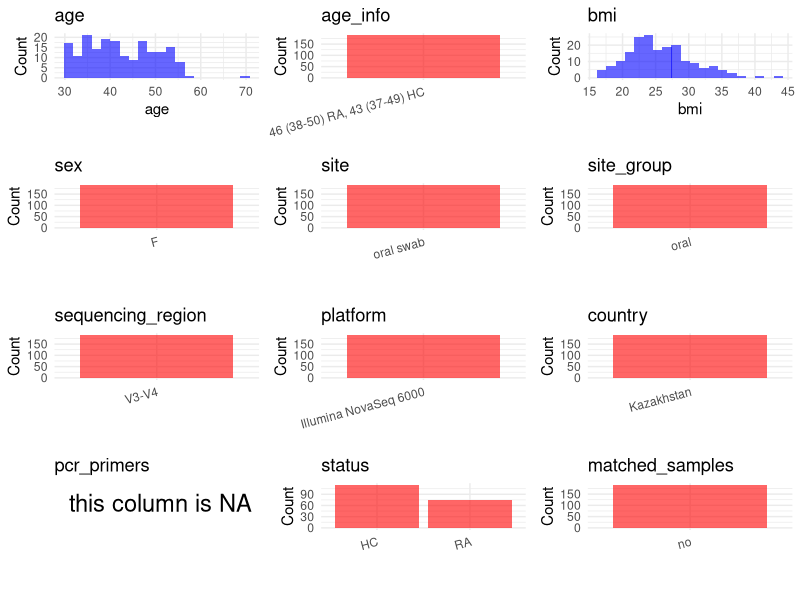

Write the R code that produced this figure. (Note: this script raises an error after producing the figure.)
## ---- chunk 1
# Load libraries
library(dplyr)
library(ggplot2)
library(cowplot)

# (1) Setting working directory
# EDIT HERE: change project_id for each study
project_id <- "PRJNA841771"

base_dir <- "/beegfs/huangxiaochang/global_oral/global-oral-microbiome/data/projects/"
setwd(file.path(base_dir, project_id))

# (2) Loading raw SRA metadata file
sra_file <- "SraRunTable.csv"
initial_meta <- read.csv("SraRunTable.csv", header = TRUE)

# (3) OPTIONAL: If extra metadata (e.g., Table.x or supplemental materials) are available from the article, you may need to merge the file with initial_meta manually. Below is example code for merging. Depending on the specific case of each study, you can customize the code as needed.
# supp_table <- read.csv("supplemental_table.csv", header = TRUE)
# initial_meta <- left_join(initial_meta, supp_table, by = merge_col_name)
## ---- chunk 2
# (1) Read the article in the following order: abstract, the beginning of the results section, and the methods. Understand the sample size, experimental design, and disease group overview. Clarify the sampling sites; for oral and gut samples, specify the exact sites like supragingival plaque, tongue, etc.

# (2) IMPORTANT: MUST go through each column of initial_meta
# head(initial_meta, 10)

# IMPORTANT: Check the unique values in the column of interest or query column.
# lapply(initial_meta[c('body_habitat', 'body_product', 'body_site')], table) # site
# table(initial_meta$host_subject_id) # subject id
# table(initial_meta$platform..exp.) # output is Illumina
# table(initial_meta$target_subfragment..exp.)
## ---- chunk 3
# (1) EDIT HERE: Parameter setup
# NOTE: This project has no lab control samples (blanks/positives) or non-human samples. Leave keywords empty to skip filtering.
control_column <- NA   # column name in initial_meta
# unique(initial_meta[[control_column]])  # uncomment to explore
control_keywords <- c()     # Enter exact keywords

species_column <- NA          # column name in initial_meta
# unique(initial_meta[[species_column]])  # uncomment to explore
non_human_keywords <- c()            # Enter exact keywords


# (2) Remove controls and non-human samples. DO NOT need to modify code in this part, just run it.
n_samples <- nrow(initial_meta)
# Control evaluation
if (length(control_keywords) > 0) {
  if (is.null(control_column) || control_column == "") {
    stop("Error: control_keywords provided but control_column is missing.")
  }

  if (!(control_column %in% colnames(initial_meta))) {
    stop(sprintf("Error: Column '%s' not found in initial_meta.", control_column))
  }

  control_pattern <- paste(control_keywords, collapse = "|")
  control_text <- initial_meta[[control_column]]
  is_control <- grepl(control_pattern, control_text)

} else {
  is_control <- rep(FALSE, n_samples)
}

# Non-human evaluation
if (length(non_human_keywords) > 0) {
  if (is.null(species_column) || species_column == "") {
    stop("Error: non_human_keywords provided but species_column is missing.")
  }

  if (!(species_column %in% colnames(initial_meta))) {
    stop(sprintf("Error: Column '%s' not found in initial_meta.", control_column))
  }

  non_human_pattern <- paste(non_human_keywords, collapse = "|")
  species_text <- initial_meta[[species_column]]
  is_non_human <- grepl(non_human_pattern, species_text)
} else {
  is_non_human <- rep(FALSE, n_samples)
}

# Execute removal
samples_to_remove <- is_control | is_non_human
initial_meta <- initial_meta[!samples_to_remove, ]

cat("Initial samples counts:",n_samples,"\n")
cat("Removed control samples:", sum(is_control), "\n")
cat("Removed non-human samples:", sum(is_non_human), "\n")
cat("Total samples removed ", sum(samples_to_remove), "\n")
cat("Remaining samples after Step 2:", nrow(initial_meta), "\n")
## ---- chunk 4
# Extract columns from initial_meta as follows:
# (1) No modification needed → extract directly.
# (2) Modification needed → create a column start with 'raw_' and mark the target column as "pending".
# (3) Need to find or determine based on the article.

metadata <- data.frame(
  bioproject = initial_meta$BioProject,
  sample_id = initial_meta$Run,
  subject_id = initial_meta$Sample.Name,
  age = initial_meta$Host_age,
  age_info = "46 (38-50) RA, 43 (37-49) HC",
  bmi = initial_meta$host_body_mass_index,
  raw_sex = "F",
  sex = "pending",
  sequencing_region = "V3-V4",
  platform = initial_meta$Instrument,
  country = initial_meta$geo_loc_name_country,
  raw_site = NA,
  site = "oral swab",
  site_group = "pending",
  public_time = initial_meta$ReleaseDate,
  pcr_primers = NA,
  title = NA,
  disease_study = NA,
  status = "pending",
  matched_samples = "pending",
  is_time_series = "no",
  stringsAsFactors = FALSE
)

metadata$public_time <- as.Date(metadata$public_time)
## ---- chunk 5
# (1) Handle the columns with the `raw_` prefix.
# IMPORTANT: Add comments if the modification is not straightforward!!

# Extract disease status from sample_name in SRA metadata
# v1 sample_name encoded group: RA116C = HC (control), RA115 = RA (patient)
# Run IDs don't encode this, so we map from SRA Sample.Name
sra_names <- initial_meta$Sample.Name
metadata$status <- case_when(
  grepl("C$", sra_names) ~ "HC",
  grepl("^[A-Z]+[0-9]+C$", sra_names) ~ "HC",
  TRUE ~ "RA"
)

# Assign site and sex (all female patients, oral swab samples)
metadata$site <- "oral swab"
metadata$sex <- "F"

# Remove BMI outlier (maximum value is erroneous)
metadata$bmi[which.max(metadata$bmi)] <- NA

# Add publication information
metadata$title <- "Oral Microbial Signature of Rheumatoid Arthritis in Female Patients"
metadata$disease_study <- "yes"

## ---- chunk 6
# (2) Filling the 'site_group' and 'matched_samples' columns
# editing site_group
unique(metadata$site)
# EDIT HERE: add oral sites
Oral_site = c("saliva", "mouth", "tongue coating", "supragingival plaque", "subgingival plaque", "oral swab", "denture", "tooth", "abscess pus", "adjacent periodontal pocket", "patient healthy crevice", "healthy control crevice", "gingival crevicular fluid", "subgingival plaque")
# EDIT HERE: add gut sites
Gut_site = c("feces", "stool")
# just run
metadata <- metadata %>%
  mutate(site_group = case_when(
    site %in% Oral_site ~ "oral",
    site %in% Gut_site ~ "gut",
    TRUE ~ "other"
  ))

# editing matched_samples, just run.
metadata$matched_samples <- ifelse(
  ave(metadata$subject_id, metadata$subject_id, FUN = length) > 1,
  "yes",
  "no"
)
## ---- chunk 7
# (3) check if there is pending value in metadata. If there is pending value, go on modify the metadata.
# Function to check if a column contains "pending"
has_pending <- function(col) {
  if (is.character(col) || is.factor(col)) {
    any(col == "pending", na.rm = TRUE)
  } else {
    FALSE
  }
}

# Check for any pending value
any_pending_value <- any(sapply(metadata, has_pending))

if (!any_pending_value) {
  message("Good! No cell contains the value 'pending'.")
} else {
  pending_cols <- names(metadata)[sapply(metadata, has_pending)]
  message("Columns containing 'pending': ", paste(pending_cols, collapse = ", "))
  message("Please continue to resolve these pending columns!")
}
## ---- chunk 8
# Select columns for visualization, just run
plot_data <- metadata %>%
  select(-bioproject, -sample_id, -subject_id, -title)

create_simple_plots <- function(data) {
  plots <- list()
  continuous_vars <- c("age", "bmi")

  for (col in colnames(data)) {
    if (all(is.na(data[[col]]))) {
      p <- ggplot() +
        annotate("text", x = 0.5, y = 0.5, label = "this column is NA", size = 6) +
        labs(title = col) +
        theme_void()
    } else if (col %in% continuous_vars && is.numeric(data[[col]])) {
      p <- ggplot(data, aes(x = .data[[col]])) +
        geom_histogram(fill = "blue", alpha = 0.6, bins = 20, na.rm = TRUE) +
        labs(title = col, x = col, y = "Count") +
        theme_minimal()
    } else {
      count_data <- as.data.frame(table(data[[col]], useNA = "ifany"))
      p <- ggplot(count_data, aes(x = reorder(Var1, -Freq), y = Freq)) +
        geom_col(fill = "red", alpha = 0.6) +
        labs(title = col, x = NULL, y = "Count") +
        theme_minimal() +
        theme(axis.text.x = element_text(angle = 15, hjust = 1))
    }
    plots[[col]] <- p
  }

  return(plots)
}

# Generate and arrange plots
plots <- create_simple_plots(plot_data)
p <- plot_grid(plots$age,
               plots$age_info,
               plots$bmi,
               plots$sex,
               plots$site,
               plots$site_group,
               plots$sequencing_region,
               plots$platform,
               plots$country,
               plots$pcr_primers,
               plots$status,
               plots$matched_samples,
               ncol = 3, align = "hv", axis = "lb")
ggsave("Metadata_Summary.png", plot = p, width = 8, height = 6, dpi = 150)
## ---- chunk 9
# Insert Metadata_Summary.png into the current Rmd output
knitr::include_graphics("Metadata_Summary.png")
## ---- chunk 10
# Reorder the data frame
fixed_cols <- c("bioproject", "sample_id", "subject_id", "age", "age_info",
                "bmi", "sex", "platform", "sequencing_region", "pcr_primers",
                "country", "site", "site_group", "disease_study", "status",
                "title", "public_time", "matched_samples", "is_time_series")
metadata <- metadata %>%
  select(all_of(fixed_cols), everything())

# save metadata
# head(metadata)
write.csv(metadata, file = "metadata_v2.csv", quote = TRUE, row.names = FALSE)
